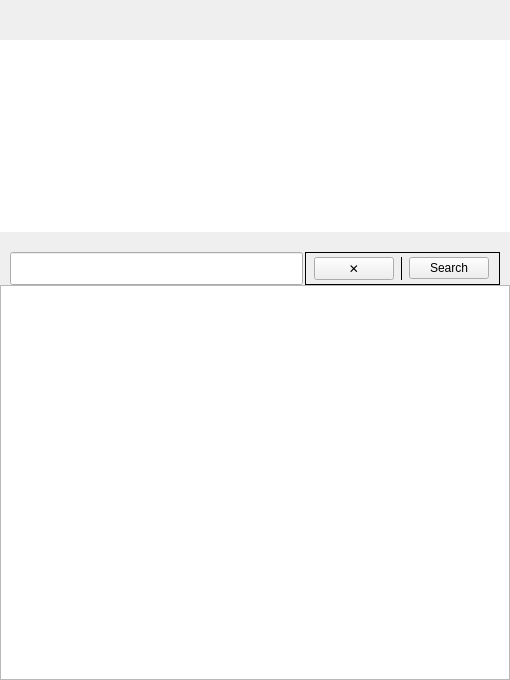
<?xml version="1.0" encoding="UTF-8"?>
<ui version="4.0">
 <class>HomeWidget</class>
 <widget class="QWidget" name="HomeWidget">
  <property name="geometry">
   <rect>
    <x>0</x>
    <y>0</y>
    <width>510</width>
    <height>680</height>
   </rect>
  </property>
  <property name="sizePolicy">
   <sizepolicy hsizetype="Expanding" vsizetype="Preferred">
    <horstretch>0</horstretch>
    <verstretch>3</verstretch>
   </sizepolicy>
  </property>
  <property name="windowTitle">
   <string>Form</string>
  </property>
  <property name="styleSheet">
   <string notr="true"/>
  </property>
  <layout class="QVBoxLayout" name="verticalLayout_2">
   <property name="spacing">
    <number>0</number>
   </property>
   <property name="leftMargin">
    <number>0</number>
   </property>
   <property name="topMargin">
    <number>0</number>
   </property>
   <property name="rightMargin">
    <number>0</number>
   </property>
   <property name="bottomMargin">
    <number>0</number>
   </property>
   <item>
    <spacer name="verticalSpacer">
     <property name="orientation">
      <enum>Qt::Vertical</enum>
     </property>
     <property name="sizeHint" stdset="0">
      <size>
       <width>20</width>
       <height>40</height>
      </size>
     </property>
    </spacer>
   </item>
   <item>
    <layout class="QGridLayout" name="gridLayout_2">
     <property name="spacing">
      <number>0</number>
     </property>
     <item row="0" column="0" rowspan="2">
      <widget class="QListView" name="listViewSources">
       <property name="sizePolicy">
        <sizepolicy hsizetype="Preferred" vsizetype="Expanding">
         <horstretch>0</horstretch>
         <verstretch>2</verstretch>
        </sizepolicy>
       </property>
       <property name="font">
        <font>
         <family>Sans Serif</family>
        </font>
       </property>
       <property name="frameShape">
        <enum>QFrame::NoFrame</enum>
       </property>
       <property name="frameShadow">
        <enum>QFrame::Plain</enum>
       </property>
       <property name="lineWidth">
        <number>0</number>
       </property>
       <property name="verticalScrollBarPolicy">
        <enum>Qt::ScrollBarAlwaysOff</enum>
       </property>
       <property name="horizontalScrollBarPolicy">
        <enum>Qt::ScrollBarAlwaysOff</enum>
       </property>
       <property name="autoScroll">
        <bool>false</bool>
       </property>
       <property name="editTriggers">
        <set>QAbstractItemView::NoEditTriggers</set>
       </property>
       <property name="showDropIndicator" stdset="0">
        <bool>false</bool>
       </property>
       <property name="defaultDropAction">
        <enum>Qt::IgnoreAction</enum>
       </property>
       <property name="selectionMode">
        <enum>QAbstractItemView::NoSelection</enum>
       </property>
       <property name="verticalScrollMode">
        <enum>QAbstractItemView::ScrollPerPixel</enum>
       </property>
       <property name="horizontalScrollMode">
        <enum>QAbstractItemView::ScrollPerPixel</enum>
       </property>
       <property name="isWrapping" stdset="0">
        <bool>true</bool>
       </property>
       <property name="viewMode">
        <enum>QListView::IconMode</enum>
       </property>
       <property name="uniformItemSizes">
        <bool>true</bool>
       </property>
       <property name="selectionRectVisible">
        <bool>false</bool>
       </property>
      </widget>
     </item>
    </layout>
   </item>
   <item>
    <spacer name="verticalSpacer_2">
     <property name="orientation">
      <enum>Qt::Vertical</enum>
     </property>
     <property name="sizeType">
      <enum>QSizePolicy::Fixed</enum>
     </property>
     <property name="sizeHint" stdset="0">
      <size>
       <width>20</width>
       <height>20</height>
      </size>
     </property>
    </spacer>
   </item>
   <item>
    <layout class="QHBoxLayout" name="horizontalLayout_4">
     <property name="spacing">
      <number>2</number>
     </property>
     <property name="leftMargin">
      <number>10</number>
     </property>
     <property name="rightMargin">
      <number>10</number>
     </property>
     <item>
      <widget class="CLineEdit" name="lineEditFilter">
       <property name="sizePolicy">
        <sizepolicy hsizetype="Expanding" vsizetype="Expanding">
         <horstretch>0</horstretch>
         <verstretch>0</verstretch>
        </sizepolicy>
       </property>
       <property name="focusPolicy">
        <enum>Qt::ClickFocus</enum>
       </property>
      </widget>
     </item>
     <item>
      <widget class="QFrame" name="searchButtonFrame">
       <property name="minimumSize">
        <size>
         <width>30</width>
         <height>0</height>
        </size>
       </property>
       <property name="frameShape">
        <enum>QFrame::Box</enum>
       </property>
       <property name="frameShadow">
        <enum>QFrame::Plain</enum>
       </property>
       <layout class="QHBoxLayout" name="horizontalLayout">
        <property name="spacing">
         <number>6</number>
        </property>
        <property name="leftMargin">
         <number>8</number>
        </property>
        <property name="topMargin">
         <number>4</number>
        </property>
        <property name="rightMargin">
         <number>10</number>
        </property>
        <property name="bottomMargin">
         <number>4</number>
        </property>
        <item>
         <widget class="QPushButton" name="pushButtonFilterClear">
          <property name="sizePolicy">
           <sizepolicy hsizetype="Preferred" vsizetype="Preferred">
            <horstretch>0</horstretch>
            <verstretch>0</verstretch>
           </sizepolicy>
          </property>
          <property name="focusPolicy">
           <enum>Qt::ClickFocus</enum>
          </property>
          <property name="text">
           <string> ✕ </string>
          </property>
         </widget>
        </item>
        <item>
         <widget class="QFrame" name="frame_2">
          <property name="sizePolicy">
           <sizepolicy hsizetype="Fixed" vsizetype="Preferred">
            <horstretch>0</horstretch>
            <verstretch>0</verstretch>
           </sizepolicy>
          </property>
          <property name="frameShape">
           <enum>QFrame::VLine</enum>
          </property>
          <property name="frameShadow">
           <enum>QFrame::Plain</enum>
          </property>
         </widget>
        </item>
        <item>
         <widget class="QPushButton" name="pushButtonFilter">
          <property name="focusPolicy">
           <enum>Qt::ClickFocus</enum>
          </property>
          <property name="text">
           <string> Search </string>
          </property>
         </widget>
        </item>
       </layout>
      </widget>
     </item>
    </layout>
   </item>
   <item>
    <widget class="QListView" name="listViewMangas">
     <property name="sizePolicy">
      <sizepolicy hsizetype="Expanding" vsizetype="Expanding">
       <horstretch>0</horstretch>
       <verstretch>11</verstretch>
      </sizepolicy>
     </property>
     <property name="focusPolicy">
      <enum>Qt::ClickFocus</enum>
     </property>
     <property name="selectionMode">
      <enum>QAbstractItemView::NoSelection</enum>
     </property>
     <property name="uniformItemSizes">
      <bool>true</bool>
     </property>
    </widget>
   </item>
  </layout>
 </widget>
 <customwidgets>
  <customwidget>
   <class>CLineEdit</class>
   <extends>QLineEdit</extends>
   <header>clineedit.h</header>
  </customwidget>
 </customwidgets>
 <resources/>
 <connections/>
</ui>
